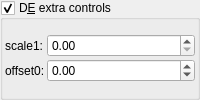
    <widget class="MyGroupBox" name="groupCheck_analyticDE_enabled_false">
     <property name="title">
      <string>D&amp;E extra controls</string>
     </property>
     <property name="checkable">
      <bool>true</bool>
     </property>
     <layout class="QVBoxLayout" name="verticalLayout_13" stretch="0">
      <property name="spacing">
       <number>2</number>
      </property>
      <property name="leftMargin">
       <number>2</number>
      </property>
      <property name="topMargin">
       <number>2</number>
      </property>
      <property name="rightMargin">
       <number>2</number>
      </property>
      <property name="bottomMargin">
       <number>2</number>
      </property>
      <item>
       <layout class="QGridLayout" name="gridLayout_18" columnstretch="0,1">
        <property name="spacing">
         <number>2</number>
        </property>
        <item row="0" column="1">
         <widget class="MyDoubleSpinBox" name="spinbox_analyticDE_scale_1">
          <property name="sizePolicy">
           <sizepolicy hsizetype="Minimum" vsizetype="Maximum">
            <horstretch>0</horstretch>
            <verstretch>0</verstretch>
           </sizepolicy>
          </property>
          <property name="prefix">
           <string/>
          </property>
          <property name="suffix">
           <string/>
          </property>
          <property name="decimals">
           <number>2</number>
          </property>
          <property name="minimum">
           <double>0.000000000000000</double>
          </property>
          <property name="maximum">
           <double>99.989999999999995</double>
          </property>
          <property name="singleStep">
           <double>0.100000000000000</double>
          </property>
         </widget>
        </item>
        <item row="0" column="0">
         <widget class="QLabel" name="label_182">
          <property name="text">
           <string>scale1:</string>
          </property>
         </widget>
        </item>
        <item row="1" column="1">
         <widget class="MyDoubleSpinBox" name="spinbox_analyticDE_offset_0">
          <property name="sizePolicy">
           <sizepolicy hsizetype="Minimum" vsizetype="Maximum">
            <horstretch>0</horstretch>
            <verstretch>0</verstretch>
           </sizepolicy>
          </property>
          <property name="prefix">
           <string/>
          </property>
          <property name="suffix">
           <string/>
          </property>
          <property name="decimals">
           <number>2</number>
          </property>
          <property name="minimum">
           <double>-99.989999999999995</double>
          </property>
          <property name="maximum">
           <double>99.989999999999995</double>
          </property>
          <property name="singleStep">
           <double>0.100000000000000</double>
          </property>
         </widget>
        </item>
        <item row="1" column="0">
         <widget class="QLabel" name="label_177">
          <property name="text">
           <string>offset0:</string>
          </property>
         </widget>
        </item>
       </layout>
      </item>
     </layout>
    </widget>
